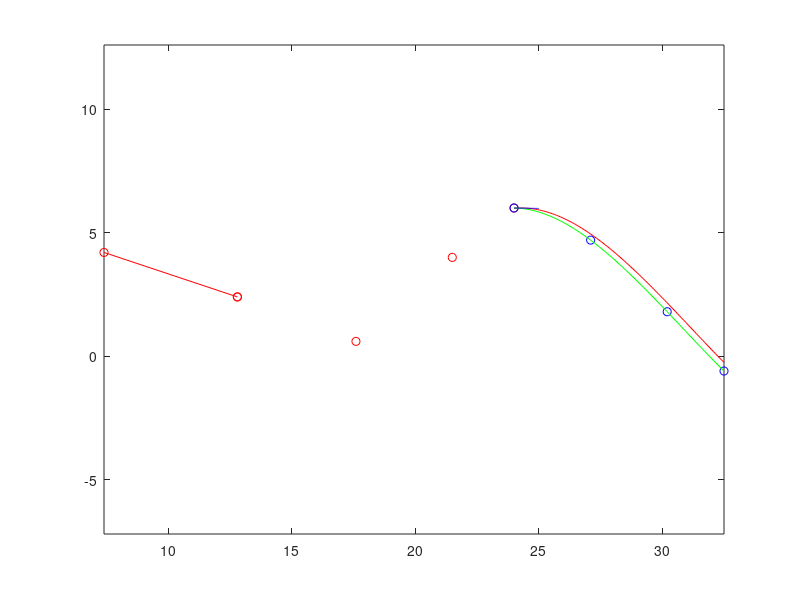

Source code (MATLAB):
clc; clear all; close all;

x = [7.4, 12.8, 17.6, 21.5, 24, 27.1, 30.2, 32.5];
y = [4.2, 2.4, .6, 4, 6, 4.7, 1.8, -.6];
plot(x(1:2),y(1:2), 'ro-'); axis equal; hold on;
plot(x(2:5),y(2:5), 'ro'); axis equal; hold on;
plot(x(5:8),y(5:8), 'bo'); axis equal; hold on;

% gradient at x(2)
grad = (y(2) - y(1)) / (x(2) - x(1));

% hermite poly. with divided differences
x1 = x(2); x2 = x(2); x3 = x(3); x4 = x(3); x5 = x(4); x6 = x(4); x7 = x(5); x8 = x(5); 
f1 = y(2); f2 = y(2); f3 = y(3); f4 = y(3); f5 = y(4); f6 = y(4); f7 = y(5); f8 = y(5);
fp1 = -1/3; f12 = (y(2) - y(1))/(x(2) - x(1)); fp2 = 1/3; ...
    f23 = (y(3) - y(2))/(x(3) - x(2)); fp3 = 1; ...
    f34 = (y(4) - y(3))/(x(4) - x(3)); fp4 = 0; ...
    f123 = 0;

P = @(x) f1 + fp1.*(x-x1) + f12.*(x-x1).^2 + f123.*(x-x1).^2.*(x-x3) + ...
    (x-x1).^2.*(x-x3).^2 + (x-x1).^2.*(x-x3).^2.*(x-x5) + (x-x1).^2.*(x-x3).^2.*(x-x5).^2;
f12 = (f2 - f1) / (x2 - x1); f23 = (f3 - f2) / (x3 - x2); f34 = (f4 - f3) / (x4 - x3);
f123 = (f23 - f12) / (x3 - x1); f234 = (f34 - f23) / (x4 - x2);
f1234 = (f234 - f123) / (x4 - x1);

%x = [12.8, 17.6, 21.5, 24];
%y = [2.4, .6, 4, 6];
%yp = [-1/3, 1/3, 1, 0];

%A = [ones(4,1);zeros(4,1), x'; ones(4,1), x'.^2; 2.*x', x'.^3; 3.*x'.^2, x'.^4; 4.*x'.^3, x'.^5; 5.*x'.^4, x'.^6; 6.*x'.^5, x'.^7; 7.*x'.^6]


% cubic poly. with linear algebra
A = [1, x(5)-x(5), (x(5)-x(5))^2, (x(5)-x(5))^3;
    1, x(6)-x(5), (x(6)-x(5))^2, (x(6)-x(5))^3;
    1, x(7)-x(5), (x(7)-x(5))^2, (x(7)-x(5))^3;
    1, x(8)-x(5), (x(8)-x(5))^2, (x(8)-x(5))^3];
c = A \ y(5:8)';
x_lin = linspace(x(5), x(8));
cube = @(x) c(1) + c(2)*(x - x(5)) + c(3)*(x - x(5)).^2 + + c(4)*(x - x(5)).^3;
hold on;
plot(x_lin, cube(x_lin), 'r')

% cubic poly. with divided differences
x1 = x(5); x2 = x(6); x3 = x(7); x4 = x(8);
f1 = y(5); f2 = y(6); f3 = y(7); f4 = y(8);
f12 = (f2 - f1) / (x2 - x1); f23 = (f3 - f2) / (x3 - x2); f34 = (f4 - f3) / (x4 - x3);
f123 = (f23 - f12) / (x3 - x1); f234 = (f34 - f23) / (x4 - x2);
f1234 = (f234 - f123) / (x4 - x1);

x = linspace(x1, x4);
P = @(x) f1 + f12.*(x-x1) + f123.*(x-x1).*(x-x2) + f1234.*(x-x1).*(x-x2).*(x-x3);
hold on; plot(x, P(x), 'g')
P_p = @(x) f12 + f123 .* ((x - x2) + (x - x1)) + f1234 .* ((x - x2).*(x - x3) + (x - x1).*(x - x3) + (x - x1).*(x - x2));
P_p(x1)
line = @(x) f1 + P_p(x1).*(x-x1);
hold on; plot(linspace(24, 25), line(linspace(24, 25)), 'b')

% Lagrange interpolation
%x = [12.8, 17.6, 21.5, 24];
%y = [2.4, .6, 4, 6];
%L = @(x) y(1).*(x - x(2)).*(x - x(3)).*(x - x(4))./((x(1) - x(2)).*(x(1) - x(3)).*(x(1) - x(4))) + ...
%    y(2).*(x - x(1)).*(x - x(3)).*(x - x(4))./((x(2) - x(1)).*(x(2) - x(3)).*(x(2) - x(4))) + ...
%    y(3).*(x - x(1)).*(x - x(2)).*(x - x(4))./((x(3) - x(1)).*(x(3) - x(2)).*(x(3) - x(4))) + ...
%    y(4).*(x - x(1)).*(x - x(2)).*(x - x(3))./((x(4) - x(1)).*(x(4) - x(2)).*(x(4) - x(3)));
%x_lin = linspace(x(1), x(end)); 
%figure(2)
%plot(x,y,'ro'); hold on; %plot(x_lin, L(x_lin)); hold on;
%x_lin = 12.8:.1:24;
%hold on; plot(x, L(x)); hold on;
